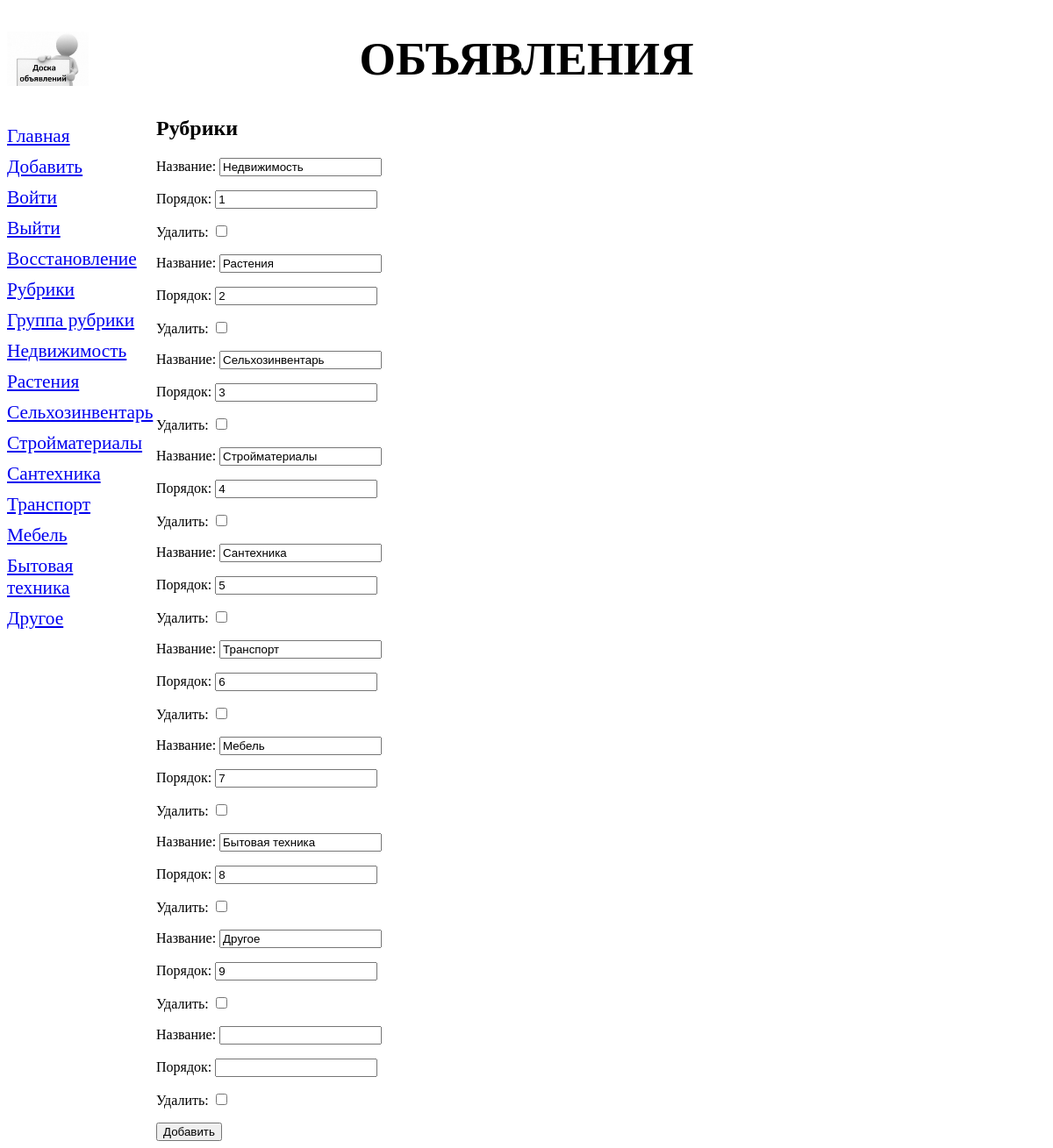
Screenshot of /bboard/rubric_formset/ with the database file from the repository.
### bboard/models.py (models this page shows, shortened)
class Rubric (models.Model):#клас рубрик
    name = models.CharField(max_length=20, db_index=True, verbose_name='Название')
    order = models.SmallIntegerField(default=0, db_index=True)
    class Meta:
        verbose_name_plural = 'Рубрики'
        verbose_name = 'Рубрика'
        ordering = ['order', 'name']

### bboard/views.py (the view, shortened to what this page needs)
# urls.py: path('rubric_formset/', RubricFormsetView.as_view(), name='rubrics_formset'),
class RubricFormsetView(FormView):#форма связанная с моделью. добавить рубрику
    template_name = 'bboard/rubric_form.html'
    formset = RubricFormSet(initial=[{'name': 'Новая рубрика'},
                            {'name': 'Еще одна новая рубрика'}],
                            queryset=Rubric.objects.all()[0:5])
    form_class = RubricFormSet
    def get_context_data(self, *args, **kwargs):
        context = super().get_context_data(*args, **kwargs)
        context['rubrics'] = Rubric.objects.all()
        return context
    def get_form(self, form_class=None):#создает и возвращает экземпляр формы указанной в form_class.
        self.object=super().get_form(form_class)#Ее мы сохраняем потому что нужно вернуть pk у объекта для формирования ссылки после сохранения формы
        return self.object# сохраняем форму в атрибуте object

### bboard/templates/bboard/rubric_form.html (shortened to what this page needs)
{% extends "layout/basic.html" %}
{% block content %}
<h2>Рубрики</h2>
<form method="post">
    {{ form.as_p }}
    <input type="submit" value="Добавить">
</form>
{% endblock %}

### bboard/templates/layout/basic.html (shortened to what this page needs)
{% load static %}
<!DOCTYPE html>
<html>
    <head>
        <link rel="stylesheet" type="text/css" href="{% static 'bboard/style.css' %}">
    </head>
    <body>
        <header>
            <h1>Объявления</h1>
        </header>
        <nav>
            <a href="{% url 'index' %}">Главная</a>
            <a href="{% url 'add' %}">Добавить</a>
            <a href="{% url 'login' %}">Войти</a>
            <a href="{% url 'logout' %}">Выйти</a>
            <a href="{% url 'password_reset' %}">Восстановление</a>
            <a href="{% url 'rubrics' %}">Рубрики</a>
            <a href="{% url 'rubrics_formset' %}">Группа рубрики</a>
            {% for rubric in rubrics %}
            <a href="{{ rubric.get_absolute_url }}">{{ rubric.name }}</a>
            {% endfor %}
        </nav>
        <section>
        {% block content %}
        {% endblock %}
        </section>
    </body>
</html>

### bboard/static/bboard/style.css (style rules this page uses)
header h1 { font-size: 40pt; text-transform: uppercase; text-align: center; background: url("bg.jpg") left/auto 100% no-repeat; }
nav { font-size: 16pt; width: 150px; float: left; }
nav a { display: block; margin: 10px 0px; }
section { margin-left: 170px; }

### rows the page displays
Rubric: name "Недвижимость"
Rubric: name "Растения"
Rubric: name "Сельхозинвентарь"
Rubric: name "Стройматериалы"
Rubric: name "Сантехника"
Rubric: name "Транспорт"
Rubric: name "Мебель"
Rubric: name "Бытовая техника"
Rubric: name "Другое"
